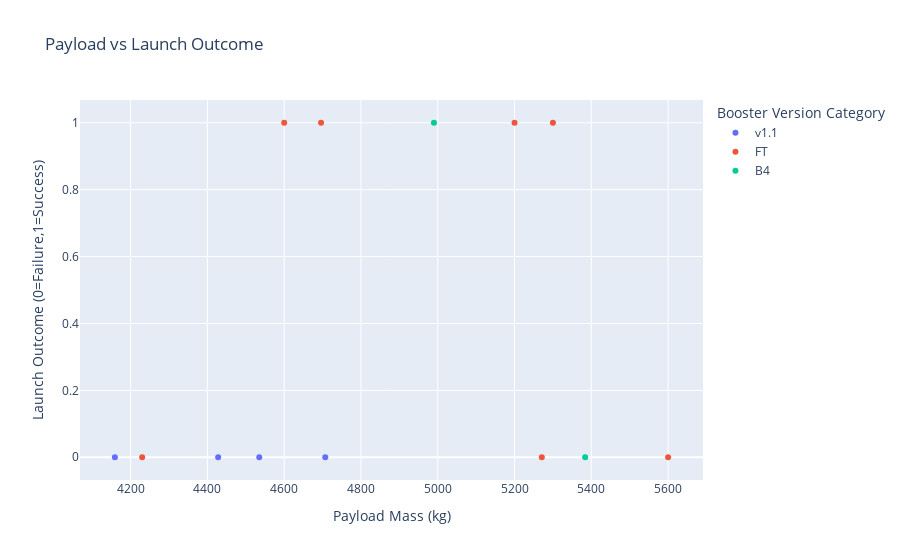

Here is the notebook cell this chart was saved with:
### Code cell
import plotly.express as px

# Load dataset
df = pd.read_csv("spacex_launch_dash.csv")

# Example: filter payload between 4000 and 6000 kg
filtered_df = df[(df['Payload Mass (kg)'] >= 4000) & (df['Payload Mass (kg)'] <= 6000)]

# Scatter plot
fig = px.scatter(
    filtered_df,
    x='Payload Mass (kg)',
    y='class',
    color='Booster Version Category',
    title='Payload vs Launch Outcome',
    labels={'class': 'Launch Outcome (0=Failure,1=Success)'}
)
fig.show()

### Figure 1 — Plotly figure (JSON) as saved in the notebook; plotly's stock layout.template omitted (floating-point values rounded to 4 significant figures)
{"data": [{"hovertemplate": "Booster Version Category=v1.1<br>Payload Mass (kg)=%{x}<br>Launch Outcome (0=Failure,1=Success)=%{y}<extra></extra>", "legendgroup": "v1.1", "marker": {"color": "#636efa", "symbol": "circle"}, "mode": "markers", "name": "v1.1", "orientation": "v", "showlegend": true, "type": "scatter", "x": [4535, 4428, 4159, 4707], "xaxis": "x", "y": [0, 0, 0, 0], "yaxis": "y"}, {"hovertemplate": "Booster Version Category=FT<br>Payload Mass (kg)=%{x}<br>Launch Outcome (0=Failure,1=Success)=%{y}<extra></extra>", "legendgroup": "FT", "marker": {"color": "#EF553B", "symbol": "circle"}, "mode": "markers", "name": "FT", "orientation": "v", "showlegend": true, "type": "scatter", "x": [5271, 4696, 4600, 5600, 5300, 5200, 4230], "xaxis": "x", "y": [0, 1, 1, 0, 1, 1, 0], "yaxis": "y"}, {"hovertemplate": "Booster Version Category=B4<br>Payload Mass (kg)=%{x}<br>Launch Outcome (0=Failure,1=Success)=%{y}<extra></extra>", "legendgroup": "B4", "marker": {"color": "#00cc96", "symbol": "circle"}, "mode": "markers", "name": "B4", "orientation": "v", "showlegend": true, "type": "scatter", "x": [4990, 5384], "xaxis": "x", "y": [1, 0], "yaxis": "y"}], "layout": {"legend": {"title": {"text": "Booster Version Category"}, "tracegroupgap": 0}, "title": {"text": "Payload vs Launch Outcome"}, "xaxis": {"anchor": "y", "domain": [0, 1], "title": {"text": "Payload Mass (kg)"}}, "yaxis": {"anchor": "x", "domain": [0, 1], "title": {"text": "Launch Outcome (0=Failure,1=Success)"}}}}
